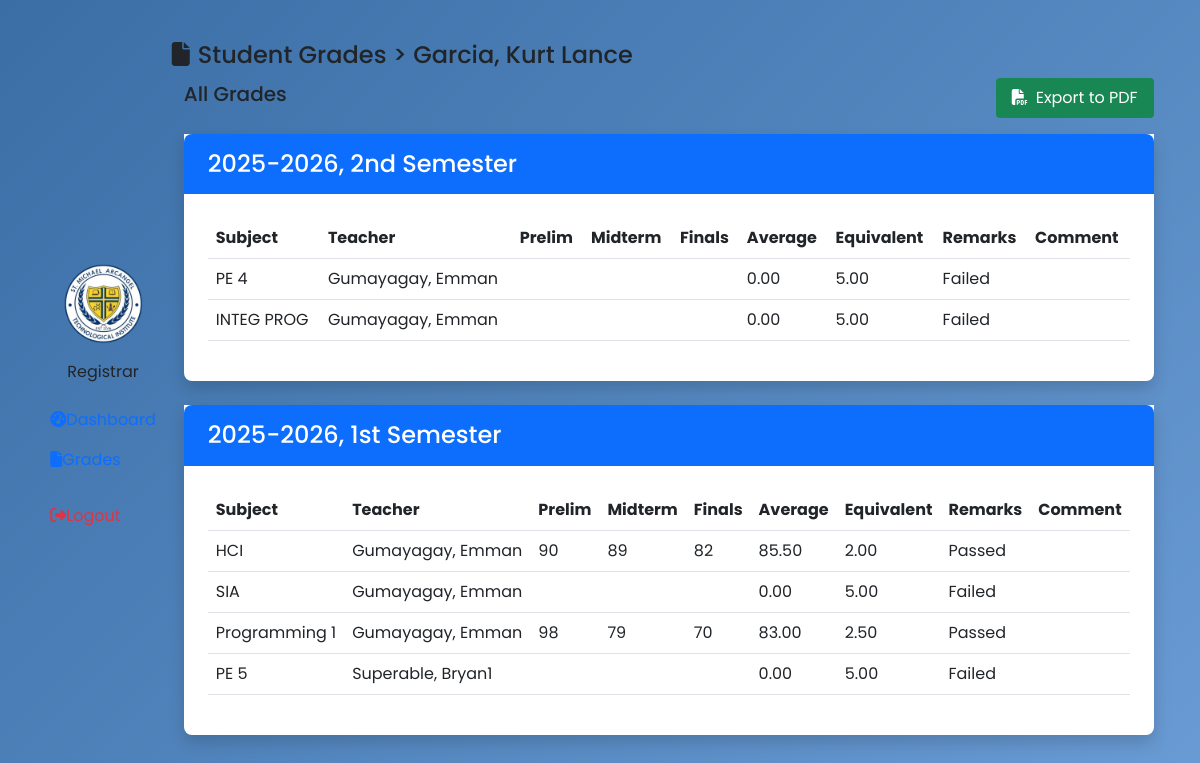
/registrar/registrar-grades-view.php?id=48, run on the app's committed database.
### tables this page shows
CREATE TABLE `students` (
  `student_id` int(11) NOT NULL AUTO_INCREMENT,
  `username` varchar(225) NOT NULL,
  `password` varchar(225) NOT NULL,
  `email` varchar(225) NOT NULL,
  `firstname` varchar(225) NOT NULL,
  `lastname` varchar(225) NOT NULL,
  `course` varchar(225) NOT NULL,
  `status` varchar(255) DEFAULT NULL,
  `image` varchar(255) NOT NULL,
  `createdAt` timestamp NOT NULL DEFAULT current_timestamp(),
  PRIMARY KEY (`student_id`)
);

CREATE TABLE `schoolyear` (
  `schoolyear_id` int(11) NOT NULL AUTO_INCREMENT,
  `schoolyear` varchar(225) DEFAULT NULL,
  `semester` varchar(225) DEFAULT NULL,
  PRIMARY KEY (`schoolyear_id`)
);

CREATE TABLE `grades` (
  `grades_id` int(11) NOT NULL AUTO_INCREMENT,
  `subject_id` int(11) DEFAULT NULL,
  `teacher_id` int(11) DEFAULT NULL,
  `student_id` int(11) DEFAULT NULL,
  `schoolyear_id` int(11) DEFAULT NULL,
  `prelim` varchar(50) DEFAULT NULL,
  `midterm` varchar(50) DEFAULT NULL,
  `prefinals` varchar(50) DEFAULT NULL,
  `finals` varchar(50) DEFAULT NULL,
  `average` decimal(10,2) NOT NULL,
  `equivalent` decimal(10,2) NOT NULL,
  `remarks` varchar(255) DEFAULT NULL,
  `comment` varchar(255) DEFAULT NULL,
  `createdAt` timestamp NULL DEFAULT current_timestamp(),
  PRIMARY KEY (`grades_id`),
  UNIQUE KEY `subject_id_2` (`subject_id`,`teacher_id`,`student_id`,`schoolyear_id`),
  KEY `subject_id` (`subject_id`),
  KEY `teacher_id` (`teacher_id`),
  KEY `student_id` (`student_id`),
  KEY `sy_id` (`schoolyear_id`),
  CONSTRAINT `grades_ibfk_1` FOREIGN KEY (`student_id`) REFERENCES `students` (`student_id`),
  CONSTRAINT `grades_ibfk_3` FOREIGN KEY (`subject_id`) REFERENCES `subjects` (`subject_id`),
  CONSTRAINT `grades_ibfk_4` FOREIGN KEY (`teacher_id`) REFERENCES `teachers` (`teacher_id`),
  CONSTRAINT `grades_ibfk_5` FOREIGN KEY (`schoolyear_id`) REFERENCES `schoolyear` (`schoolyear_id`)
);

CREATE TABLE `subjects` (
  `subject_id` int(11) NOT NULL AUTO_INCREMENT,
  `teacher_id` int(11) NOT NULL,
  `subject_code` varchar(255) NOT NULL,
  `subject` varchar(225) DEFAULT NULL,
  `course` varchar(225) DEFAULT NULL,
  `yearlevel` varchar(255) DEFAULT NULL,
  `schoolyear_id` int(11) NOT NULL,
  `status` varchar(255) DEFAULT NULL,
  `subject_created` timestamp NULL DEFAULT current_timestamp(),
  PRIMARY KEY (`subject_id`),
  KEY `teacher_id` (`teacher_id`),
  KEY `schoolyear_id` (`schoolyear_id`),
  CONSTRAINT `subjects_ibfk_1` FOREIGN KEY (`teacher_id`) REFERENCES `teachers` (`teacher_id`),
  CONSTRAINT `subjects_ibfk_2` FOREIGN KEY (`schoolyear_id`) REFERENCES `schoolyear` (`schoolyear_id`) ON DELETE NO ACTION ON UPDATE NO ACTION
);

CREATE TABLE `teachers` (
  `teacher_id` int(11) NOT NULL AUTO_INCREMENT,
  `username` varchar(255) DEFAULT NULL,
  `password` varchar(255) DEFAULT NULL,
  `email` varchar(255) DEFAULT NULL,
  `firstname` varchar(255) DEFAULT NULL,
  `lastname` varchar(255) DEFAULT NULL,
  `department` varchar(255) DEFAULT NULL,
  `status` varchar(255) DEFAULT NULL,
  `createdAt` timestamp NULL DEFAULT current_timestamp(),
  PRIMARY KEY (`teacher_id`)
);

### registrar/registrar-grades-view.php (the view, shortened to what this page needs)
<?php
$conn = connectToDB();
$sql = "SELECT * FROM students WHERE student_id = ?";
$stmt = $conn->prepare($sql);
$stmt->bind_param("i", $_GET['id']);
$stmt->execute();
$result = $stmt->get_result();
$students = array();
while ($row = $result->fetch_assoc()) {
    $students[] = $row;
}
?>
<!DOCTYPE html>
<html lang="en">
<head>
    <?php include 'includes/header.php' ?>
</head>
<body>
    <?php
    include('includes/sidebar.php');
    ?>
    <main class="main-content">
        <div class="page-header">
            <h4><i class="fas fa-file me-2"></i>Student Grades > <?php foreach ($students as $student) {
                                                                        echo $student['lastname'] . ", " . $student['firstname'];
                                                                    } ?></h4>
        </div>
        <div class="container">
            <div class="table-header">
                <div class="row align-items-center">
                    <div class="col-md-6">
                        <h5>All Grades</h5>
                    </div>
                    <div class="col-md-6 text-end">
                        <button id="exportPdf" class="btn-export">
                            <i class="fas fa-file-pdf me-2"></i>Export to PDF
                        </button>
                    </div>
                </div>
            </div>
            <?php
            $conn = connectToDB();
            $sql = "SELECT * FROM schoolyear ORDER BY schoolyear_id DESC";
            $stmt = $conn->prepare($sql);
            $stmt->execute();
            $result = $stmt->get_result();
            $schoolyearlist = array();
            while ($row = $result->fetch_assoc()) {
                $schoolyearlist[] = $row;
            }
            ?>
            <?php foreach ($schoolyearlist as $schoolyear): ?>
                <div class="col mt-3 shadow rounded-bottom-3 bg-white">
                    <div class="card-border-0 custom-card mb-4">
                        <div class="card-header px-4 py-3 bg-primary text-white rounded-top-3">
                            <h4 class="card-title mb-0"><?php echo htmlspecialchars($schoolyear['schoolyear'] . ', ' . $schoolyear['semester']) . ' Semester'; ?></h4>
                        </div>
                        <div class="card-body p-4">
                            <div class="table-responsive">
                                <table class="table table-hover">
                                    <thead>
                                        <th>Subject</th>
                                        <th>Teacher</th>
                                        <th>Prelim</th>
                                        <th>Midterm</th>
                                        <th>Finals</th>
                                        <th>Average</th>
                                        <th>Equivalent</th>
                                        <th>Remarks</th>
                                        <th>Comment</th>
                                    </thead>
                                    <tbody>
                                        <?php
                                        $conn = connectToDB();
                                        $sql = "SELECT *
                                                FROM grades g
                                                INNER JOIN teachers t ON g.teacher_id = t.teacher_id
                                                INNER JOIN subjects s ON g.subject_id = s.subject_id
                                                WHERE g.student_id = ? AND g.schoolyear_id = ?";
                                        $stmt = $conn->prepare($sql);
                                        $stmt->bind_param("ii", $_GET['id'], $schoolyear['schoolyear_id']);
                                        $stmt->execute();
                                        $result = $stmt->get_result();
                                        if ($result && $result->num_rows > 0) {
                                            while ($row = $result->fetch_assoc()) {
                                                echo "<tr>";
                                                echo "<td>" . $row['subject'] . "</td>";
                                                echo "<td>" . $row["lastname"] . ", " . $row["firstname"] . "</td>";
                                                echo "<td>" . $row['prelim'] . "</td>";
                                                echo "<td>" . $row['midterm'] . "</td>";
                                                echo "<td>" . $row['finals'] . "</td>";
                                                echo "<td>" . $row['average'] . "</td>";
                                                echo "<td>" . $row['equivalent'] . "</td>";
                                                echo "<td>" . $row['remarks'] . "</td>";
                                                echo "<td>" . $row['comment'] . "</td>";
                                                echo "</tr>";
                                            }
                                        } else {
                                            echo "<td colspan='10' class='text-center py-4' style='color: #6c757d;'>";
                                            echo "<i class='fas fa-search mb-2' style='font-size: 2em; opacity: 0.5;'></i>";
                                            echo "<br>";
                                            echo "No submitted Grades yet.";
                                            echo "</td>";
                                        }
                                        ?>
                                    </tbody>
                                </table>
                            </div>
                        </div>
                    </div>
                </div>
            <?php endforeach; ?>
        </div>
    </main>
</body>
</html>

### registrar/includes/header.php (shortened to what this page needs)
<link href="https://cdn.jsdelivr.net/npm/bootstrap@5.3.0/dist/css/bootstrap.min.css" rel="stylesheet">
<link rel="stylesheet" href="https://cdnjs.cloudflare.com/ajax/libs/font-awesome/6.4.0/css/all.min.css">
<link rel="stylesheet" href="https://cdn.jsdelivr.net/npm/sweetalert2@11/dist/sweetalert2.min.css">
<link rel="stylesheet" href="css/sidebar.css">
<link rel="stylesheet" href="css/style.css">

### registrar/includes/sidebar.php (shortened to what this page needs)
<?php
$current_page = basename($_SERVER['PHP_SELF']);
?>
<div class="sidebar">
    <div class="sidebar-brand flex-column text-center">
        <img class="mb-3" src="../images/logo5.png" alt="logo" width="80px" height="80px">
        <p class="mb-0">Registrar</p>
    </div>
    <ul class="nav flex-column mt-3">
        <li class="nav-item">
            <a class="nav-link <?php echo ($current_page == 'registrar-dashboard.php') ? 'active' : ''; ?>" href="registrar-dashboard.php">
                <i class="fas fa-tachometer-alt"></i>Dashboard
            </a>
        </li>
        <li class="nav-item">
            <a class="nav-link <?php echo ($current_page == 'registrar-students.php') ? 'active' : ''; ?>" href="registrar-students.php">
                <i class="fas fa-file"></i>Grades
            </a>
        </li>
        <li class="nav-item mt-3">
            <a class="nav-link text-danger" id="logoutBtn">
                <i class="fas fa-sign-out-alt"></i>Logout
            </a>
        </li>
    </ul>
</div>

### registrar/css/sidebar.css (style rules this page uses)
.main-content { position: relative; z-index: 1; }
.main-content button, .main-content input, .main-content select, .main-content textarea, .main-content .btn, .main-content a { position: relative; z-index: 2; }
.sidebar { transition: transform 0.3s cubic-bezier(0.4, 0, 0.2, 1); }
.card, .table, form { position: relative; z-index: 2; }

### style.css (style rules this page uses)
:root { --navy-blue: #0a2342; --gold: #d4af37; --light-gold: #f1e5ac; --cream: #f9f7f1; --dark-blue: #051a38; --light-blue: #1c3d6b; --success-green: #28a745; --error-red: #dc3545; --teacher-blue: #2c5f9b; --teacher-light: #4a7fc1; --student-blue: #3a6ea5; --student-light: #6a9bd4; }
* { margin: 0; padding: 0; box-sizing: border-box; font-family: "Poppins", sans-serif; }
body { background: linear-gradient( 135deg, var(--student-blue) 0%, var(--student-light) 100% ); min-height: 100vh; display: flex; align-items: center; justify-content: center; padding: 20px; overflow-x: hidden; transition: all 1.2s cubic-bezier(0.25, 0.46, 0.45, 0.94); position: relative; }
body::before { content: ""; position: absolute; top: 0; left: 0; width: 100%; height: 100%; background: inherit; z-index: -1; transition: all 1.2s cubic-bezier(0.25, 0.46, 0.45, 0.94); }

### registrar/registrar-grades-view.php (style rules this page uses)
.btn-export { background-color: #198754; color: white; border: none; padding: 8px 16px; border-radius: 4px; transition: all 0.3s; }

### data on the page
students: lastname "Garcia", firstname "Kurt Lance"
schoolyear: schoolyear+semester "2025-2026, 2nd"
grades: subject.subject "PE 4", teacher.lastname "Gumayagay", teacher.firstname "Emman", average "0.00", equivalent "5.00", remarks "Failed"
grades: subject.subject "INTEG PROG", teacher.lastname "Gumayagay", teacher.firstname "Emman", average "0.00", equivalent "5.00", remarks "Failed"
schoolyear: schoolyear+semester "2025-2026, 1st"
grades: subject.subject "HCI", teacher.lastname "Gumayagay", teacher.firstname "Emman", prelim "90", midterm "89", finals "82", average "85.50", equivalent "2.00", remarks "Passed"
grades: subject.subject "SIA", teacher.lastname "Gumayagay", teacher.firstname "Emman", average "0.00", equivalent "5.00", remarks "Failed"
grades: subject.subject "Programming 1", teacher.lastname "Gumayagay", teacher.firstname "Emman", prelim "98", midterm "79", finals "70", average "83.00", equivalent "2.50", remarks "Passed"
grades: subject.subject "PE 5", teacher.lastname "Superable", teacher.firstname "Bryan1", average "0.00", equivalent "5.00", remarks "Failed"
